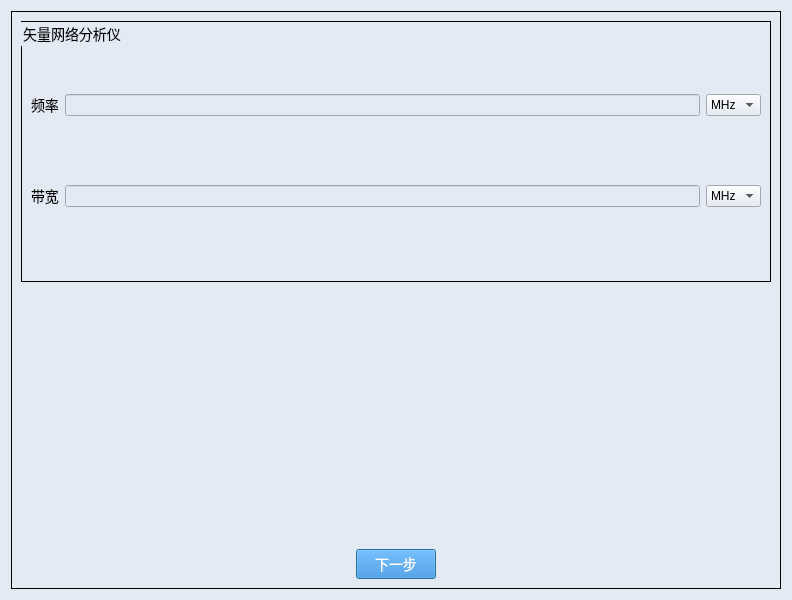
<?xml version="1.0" encoding="UTF-8"?>
<ui version="4.0">
 <class>Dialog</class>
 <widget class="QDialog" name="Dialog">
  <property name="geometry">
   <rect>
    <x>0</x>
    <y>0</y>
    <width>792</width>
    <height>600</height>
   </rect>
  </property>
  <property name="font">
   <font>
    <family>Microsoft YaHei</family>
    <pointsize>14</pointsize>
   </font>
  </property>
  <property name="windowTitle">
   <string>Dialog</string>
  </property>
  <property name="styleSheet">
   <string notr="true">
QWidget{
background-color:#E3EAF4;
}
QLineEdit{
background-color:#E3EAF4;
}
QDialog{
background-color:#E3EAF4;
margin-top:10px;
}
QLabel{
font-size:14px;
font-family:Microsoft YaHei;
background-color:#E3EAF4;
}
QGroupBox{
font-size:14px;
font-family:Microsoft YaHei;
border:1px solid rgb(0, 0, 0);
background-color:#E3EAF4;
}
QPushButton{
background-color:#2884D8;
color: #FFFFFF;
font-size:14px;
font-family:Microsoft YaHei;
}
QTextBrowser{
border-width:0;
border-style:outset;
background-color:#E3EAF4;
}
QGraphicsView{
background-color:#E3EAF4;
border-width:0;
border-style:outset;
}</string>
  </property>
  <layout class="QGridLayout" name="gridLayout_2">
   <item row="0" column="0">
    <widget class="QGroupBox" name="groupBox">
     <property name="title">
      <string/>
     </property>
     <layout class="QGridLayout" name="gridLayout_4" rowstretch="1,0,1,0">
      <item row="3" column="0" colspan="2">
       <layout class="QGridLayout" name="gridLayout">
        <item row="0" column="0">
         <spacer name="horizontalSpacer">
          <property name="orientation">
           <enum>Qt::Horizontal</enum>
          </property>
          <property name="sizeHint" stdset="0">
           <size>
            <width>40</width>
            <height>20</height>
           </size>
          </property>
         </spacer>
        </item>
        <item row="0" column="1">
         <widget class="QPushButton" name="pushButton_next">
          <property name="text">
           <string>下一步</string>
          </property>
         </widget>
        </item>
        <item row="0" column="2">
         <spacer name="horizontalSpacer_2">
          <property name="orientation">
           <enum>Qt::Horizontal</enum>
          </property>
          <property name="sizeHint" stdset="0">
           <size>
            <width>40</width>
            <height>20</height>
           </size>
          </property>
         </spacer>
        </item>
       </layout>
      </item>
      <item row="0" column="0" rowspan="2" colspan="2">
       <layout class="QHBoxLayout" name="horizontalLayout">
        <item>
         <widget class="QGroupBox" name="groupBox_4">
          <property name="title">
           <string>矢量网络分析仪</string>
          </property>
          <layout class="QGridLayout" name="gridLayout_5">
           <item row="0" column="1">
            <widget class="QLineEdit" name="lineEdit_freq_na"/>
           </item>
           <item row="1" column="2">
            <widget class="QComboBox" name="comboBox_sa_bw">
             <item>
              <property name="text">
               <string>MHz</string>
              </property>
             </item>
            </widget>
           </item>
           <item row="0" column="2">
            <widget class="QComboBox" name="comboBox_na_freq">
             <item>
              <property name="text">
               <string>MHz</string>
              </property>
             </item>
            </widget>
           </item>
           <item row="1" column="0">
            <widget class="QLabel" name="label_8">
             <property name="text">
              <string>带宽</string>
             </property>
            </widget>
           </item>
           <item row="0" column="0">
            <widget class="QLabel" name="label_7">
             <property name="text">
              <string>频率</string>
             </property>
            </widget>
           </item>
           <item row="1" column="1">
            <widget class="QLineEdit" name="lineEdit_bw_na"/>
           </item>
          </layout>
         </widget>
        </item>
       </layout>
      </item>
     </layout>
    </widget>
   </item>
  </layout>
 </widget>
 <resources>
  <include location="iconQrc.qrc"/>
 </resources>
 <connections/>
</ui>
